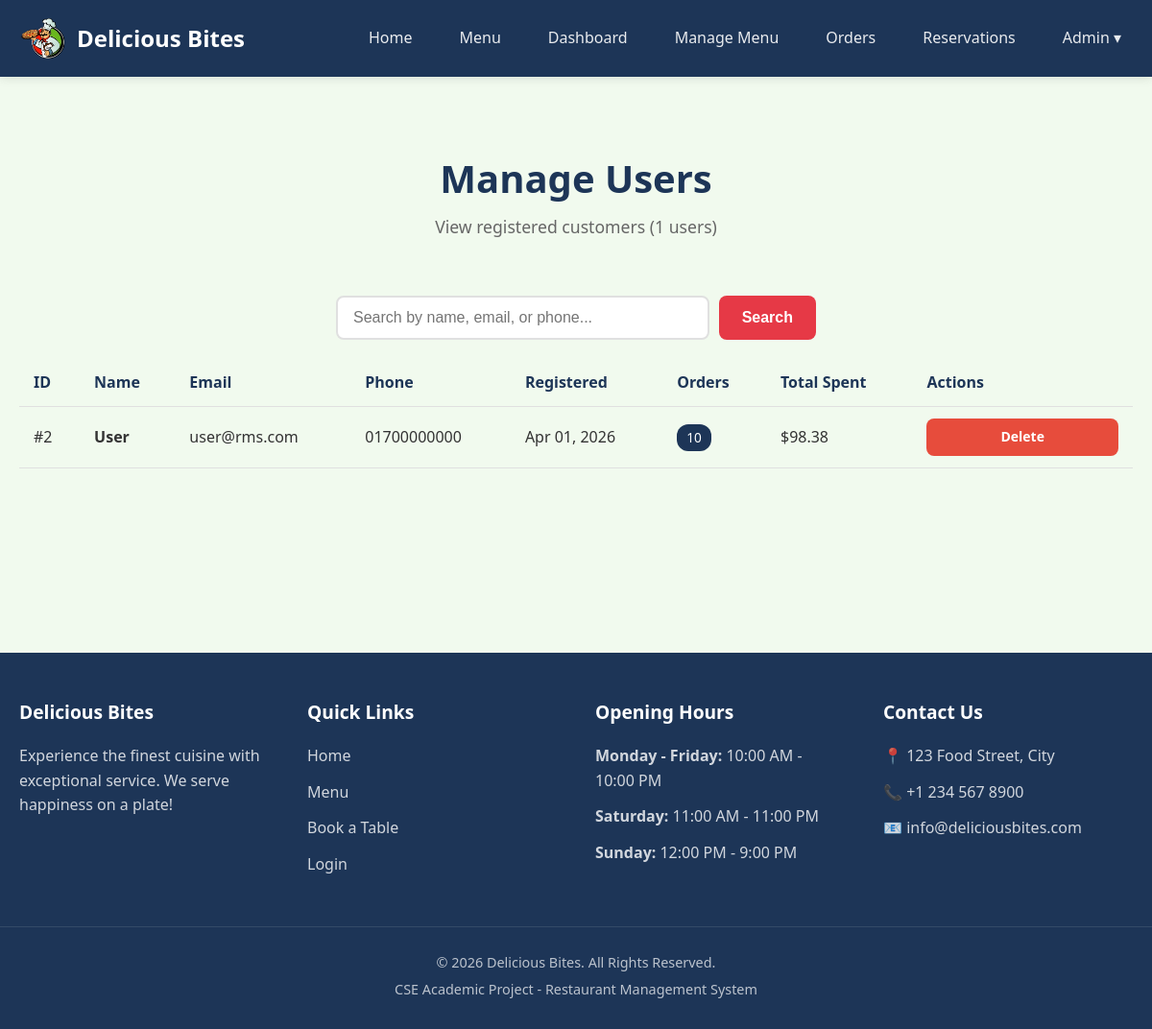
/admin/manage_users.php (signed in), run on the app's committed database.
### tables this page shows
CREATE TABLE users (
    user_id INT AUTO_INCREMENT PRIMARY KEY,
    full_name VARCHAR(100) NOT NULL,
    email VARCHAR(100) UNIQUE NOT NULL,
    phone VARCHAR(15),
    password VARCHAR(255) NOT NULL,
    role ENUM('admin','user') DEFAULT 'user',
    address TEXT,
    created_at TIMESTAMP DEFAULT CURRENT_TIMESTAMP
);

### admin/manage_users.php (the view, shortened to what this page needs)
<?php
require_once '../config/db.php';
$search = isset($_GET['search']) ? sanitize($_GET['search']) : '';
$users_query = "SELECT u.*,
                (SELECT COUNT(*) FROM orders WHERE user_id = u.user_id) as total_orders,
                (SELECT COALESCE(SUM(total_amount), 0) FROM orders WHERE user_id = u.user_id) as total_spent
                FROM users u WHERE u.role = 'user'";
$users_query .= " ORDER BY u.created_at DESC";
$users_result = mysqli_query($conn, $users_query);
$total_users = mysqli_num_rows($users_result);
?>
<!DOCTYPE html>
<html lang="en">
<head>
    <link rel="stylesheet" href="../assets/css/style.css">
</head>
<body>
    <?php include '../includes/navbar.php'; ?>
    <main class="admin-page">
        <div class="container">
            <div class="page-header">
                <h1>Manage Users</h1>
                <p>View registered customers (<?php echo $total_users; ?> users)</p>
            </div>
            <div class="search-section">
                <form action="manage_users.php" method="GET" class="search-form">
                    <input type="text"
                           name="search"
                           placeholder="Search by name, email, or phone..."
                           value="<?php echo $search; ?>">
                    <button type="submit" class="btn btn-primary">Search</button>
                </form>
            </div>
            <?php if (mysqli_num_rows($users_result) > 0): ?>
                <div class="users-admin-list">
                    <table class="data-table full-width">
                        <thead>
                            <tr>
                                <th>ID</th>
                                <th>Name</th>
                                <th>Email</th>
                                <th>Phone</th>
                                <th>Registered</th>
                                <th>Orders</th>
                                <th>Total Spent</th>
                                <th>Actions</th>
                            </tr>
                        </thead>
                        <tbody>
                            <?php while ($user = mysqli_fetch_assoc($users_result)): ?>
                                <tr>
                                    <td>#<?php echo $user['user_id']; ?></td>
                                    <td>
                                        <strong><?php echo $user['full_name']; ?></strong>
                                    </td>
                                    <td><?php echo $user['email']; ?></td>
                                    <td><?php echo $user['phone'] ?: 'N/A'; ?></td>
                                    <td><?php echo date('M d, Y', strtotime($user['created_at'])); ?></td>
                                    <td>
                                        <span class="badge"><?php echo $user['total_orders']; ?></span>
                                    </td>
                                    <td>$<?php echo number_format($user['total_spent'], 2); ?></td>
                                    <td class="action-buttons">
                                        <a href="manage_users.php?action=delete&id=<?php echo $user['user_id']; ?>"
                                           class="btn btn-small btn-danger"
                                           onclick="return confirm('Are you sure you want to delete this user? This will also delete their orders, reservations, and feedback.')">
                                            Delete
                                        </a>
                                    </td>
                                </tr>
                            <?php endwhile; ?>
                        </tbody>
                    </table>
                </div>
            <?php endif; ?>
        </div>
    </main>
    <?php include '../includes/footer.php'; ?>
</body>
</html>

### assets/css/style.css (style rules this page uses)
:root { --primary-color: #e63946; --primary-dark: #c5303c; --secondary-color: #1d3557; --secondary-light: #457b9d; --accent-color: #f1faee; --background-color: #ffffff; --text-color: #333333; --text-light: #666666; --border-color: #e0e0e0; --success-color: #2ecc71; --warning-color: #f39c12; --danger-color: #e74c3c; --shadow: 0 2px 10px rgba(0, 0, 0, 0.1); --shadow-lg: 0 5px 20px rgba(0, 0, 0, 0.15); --radius: 8px; --radius-lg: 12px; }
* { margin: 0; padding: 0; box-sizing: border-box; }
html { scroll-behavior: smooth; }
body { font-family: 'Segoe UI', Tahoma, Geneva, Verdana, sans-serif; font-size: 16px; line-height: 1.6; color: var(--text-color); background-color: var(--background-color); min-height: 100vh; display: flex; flex-direction: column; }
main { flex: 1; }
a { color: var(--primary-color); text-decoration: none; transition: color 0.3s ease; }
h1, h2, h3, h4, h5, h6 { color: var(--secondary-color); margin-bottom: 0.5em; line-height: 1.3; }
h1 { font-size: 2.5rem; }
p { margin-bottom: 1em; color: var(--text-light); }
.container { max-width: 1200px; margin: 0 auto; padding: 0 20px; }
.btn { display: inline-block; padding: 12px 24px; font-size: 1rem; font-weight: 600; text-align: center; border: none; border-radius: var(--radius); cursor: pointer; transition: all 0.3s ease; }
.btn-primary { background-color: var(--primary-color); color: white; }
.btn-danger { background-color: var(--danger-color); color: white; }
.btn-small { padding: 8px 16px; font-size: 0.875rem; }
.page-header { text-align: center; padding: 40px 0; }
.page-header h1 { margin-bottom: 10px; }
.page-header p { color: var(--text-light); font-size: 1.1rem; }
.search-form { display: flex; gap: 10px; max-width: 500px; margin: 0 auto 20px; }
.search-form input { flex: 1; padding: 12px 16px; border: 2px solid var(--border-color); border-radius: var(--radius); font-size: 1rem; }
.action-buttons { display: grid; grid-template-columns: repeat(auto-fit, minmax(150px, 1fr)); gap: 15px; }
.data-table { width: 100%; border-collapse: collapse; }
.data-table th, .data-table td { padding: 12px 15px; text-align: left; border-bottom: 1px solid var(--border-color); }
.data-table th { background-color: var(--accent-color); font-weight: 600; color: var(--secondary-color); }
.data-table.full-width { margin-top: 20px; }
.badge { display: inline-block; background-color: var(--secondary-color); color: white; padding: 3px 10px; border-radius: 12px; font-size: 0.85rem; }
.admin-page { padding: 40px 0; background-color: var(--accent-color); min-height: calc(100vh - 200px); }

### data on the page
users: user_id "2", full_name "User", email "user@rms.com", phone "01700000000", created_at "Apr 01, 2026", total_orders "10", total_spent "98.38"

### other printed values
$_SESSION['full_name'] "Admin"
$total_users "1"
